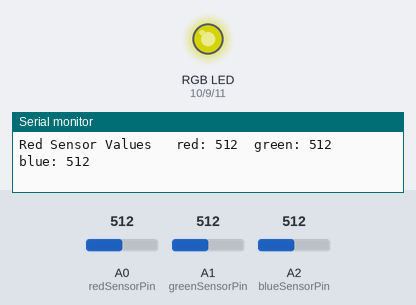
Simulated run of this sketch. Board: Arduino Uno, built with avr-gcc and run on an emulated ATmega328P. Parts: an RGB LED mixed from three pins (HIGH = lit), the last lines printed to the serial monitor. The test bench sets the inputs (shaded band); at power-on: A0 (redSensorPin) = 512, A1 (greenSensorPin) = 512, A2 (blueSensorPin) = 512. Dim RGB values are drawn brighter than linear.

Above: at 1.2 s.
1.3 s: A0 (redSensorPin) set to 415
At 2.1 s:
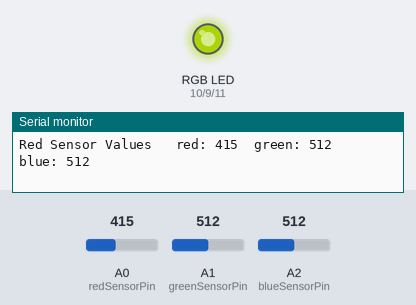
2.8 s: A0 (redSensorPin) set to 385
At 3.8 s:
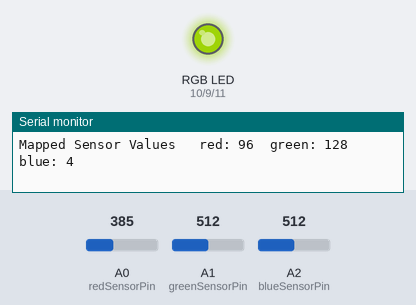
5.8 s: A1 (greenSensorPin) set to 412
At 7.0 s:
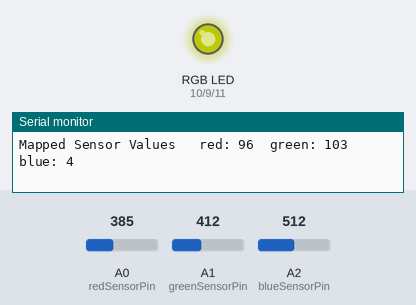
8.8 s: A1 (greenSensorPin) set to 386
At 9.5 s:
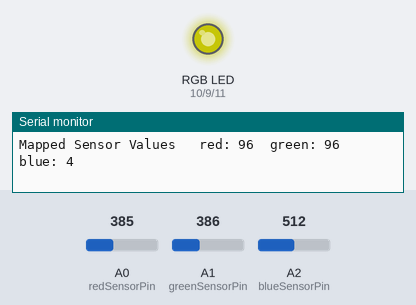
11.8 s: A1 (greenSensorPin) set to 716
At 13.1 s:
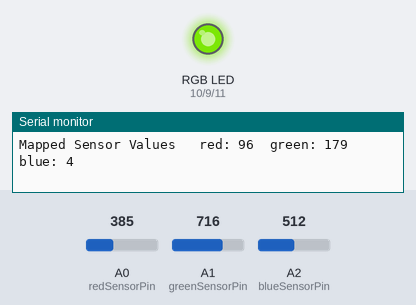
13.4 s: A0 (redSensorPin) set to 716
At 13.8 s:
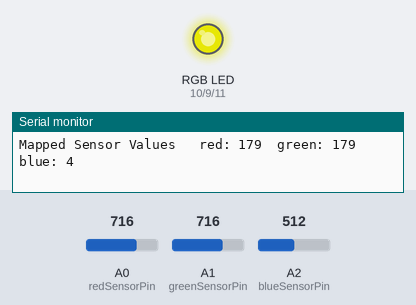
Timing chart, 0 to 16.0 s (numbered marks = the images above; inputs shaded):
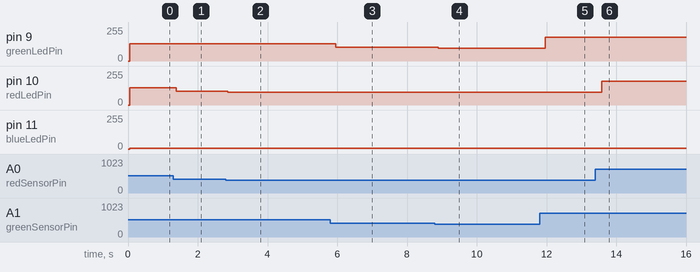

The sketch:

colour_mixing_led.ino
```cpp
const int greenLedPin = 9;
const int redLedPin = 10;
const int blueLedPin = 11;

const int redSensorPin = A0;
const int greenSensorPin = A1;
const int blueSensorPin = A2;

int redValue = 0;
int greenValue = 0;
int blueValue = 0;

int redSensorValue = 0;
int greenSensorValue = 0;
int blueSensorValue = 0;

void setup() {
    Serial.begin(9600);

    pinMode(greenLedPin, OUTPUT);
    pinMode(redLedPin, OUTPUT);
    pinMode(blueLedPin, OUTPUT);
}

void loop() {
    redSensorValue = analogRead(redSensorPin);
    delay(5);
    greenSensorValue = analogRead(greenSensorPin);
    delay(5);
    blueSensorValue = analogRead(blueSensorPin);

    Serial.println((String) "Red Sensor Values \tred: " + redSensorValue + "\tgreen: " + greenSensorValue + "\tblue: " + blueSensorValue);

    redValue = redSensorValue / 4;
    greenValue = greenSensorValue / 4;
    blueValue = blueSensorPin / 4;

    Serial.println((String)"Mapped Sensor Values \tred: " + redValue + "\tgreen: " + greenValue + "\tblue: " + blueValue);

    analogWrite(redLedPin, redValue);
    analogWrite(greenLedPin, greenValue);
    analogWrite(blueLedPin, blueValue);

    delay(100);
}
```

Measured:
- after the input at 1.3 s, pin 10 (redLedPin): 128/255 → 103/255 after 0.08 s
- after the input at 2.8 s, pin 10 (redLedPin): 103/255 → 96/255 after 0.06 s
- after the input at 5.8 s, pin 9 (greenLedPin): 128/255 → 103/255 after 0.15 s
- after the input at 8.8 s, pin 9 (greenLedPin): 103/255 → 96/255 after 0.09 s
- after the input at 11.8 s, pin 9 (greenLedPin): 96/255 → 179/255 after 0.16 s
- after the input at 13.4 s, pin 10 (redLedPin): 96/255 → 179/255 after 0.18 s
